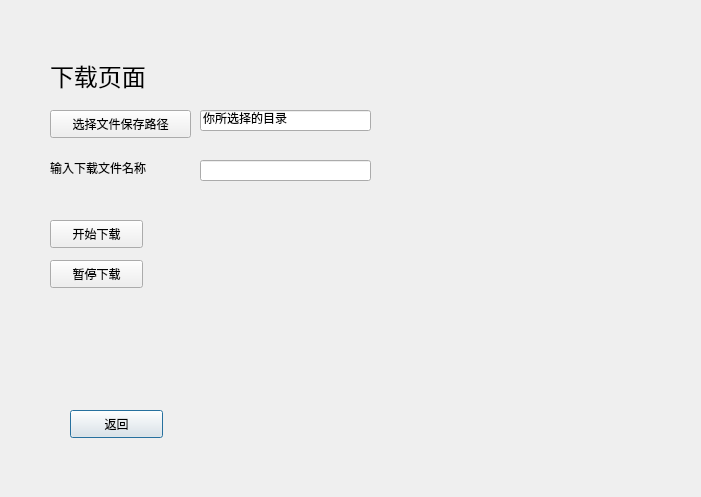
<?xml version="1.0" encoding="UTF-8"?>
<ui version="4.0">
 <class>Dialogdownload</class>
 <widget class="QDialog" name="Dialogdownload">
  <property name="geometry">
   <rect>
    <x>0</x>
    <y>0</y>
    <width>701</width>
    <height>497</height>
   </rect>
  </property>
  <property name="windowTitle">
   <string>Dialog</string>
  </property>
  <widget class="QPushButton" name="pushButton">
   <property name="geometry">
    <rect>
     <x>70</x>
     <y>410</y>
     <width>93</width>
     <height>28</height>
    </rect>
   </property>
   <property name="text">
    <string>返回</string>
   </property>
  </widget>
  <widget class="QLabel" name="label">
   <property name="geometry">
    <rect>
     <x>50</x>
     <y>50</y>
     <width>121</width>
     <height>51</height>
    </rect>
   </property>
   <property name="font">
    <font>
     <family>Arial</family>
     <pointsize>18</pointsize>
    </font>
   </property>
   <property name="text">
    <string>下载页面</string>
   </property>
  </widget>
  <widget class="QPushButton" name="stfileButton">
   <property name="geometry">
    <rect>
     <x>50</x>
     <y>110</y>
     <width>141</width>
     <height>28</height>
    </rect>
   </property>
   <property name="text">
    <string>选择文件保存路径</string>
   </property>
  </widget>
  <widget class="QLineEdit" name="stfileLine">
   <property name="geometry">
    <rect>
     <x>200</x>
     <y>110</y>
     <width>171</width>
     <height>21</height>
    </rect>
   </property>
   <property name="text">
    <string>你所选择的目录</string>
   </property>
  </widget>
  <widget class="QLabel" name="label_2">
   <property name="geometry">
    <rect>
     <x>50</x>
     <y>160</y>
     <width>141</width>
     <height>16</height>
    </rect>
   </property>
   <property name="text">
    <string>输入下载文件名称</string>
   </property>
  </widget>
  <widget class="QLineEdit" name="downloadfileLine">
   <property name="geometry">
    <rect>
     <x>200</x>
     <y>160</y>
     <width>171</width>
     <height>21</height>
    </rect>
   </property>
  </widget>
  <widget class="QPushButton" name="downloadstartButton">
   <property name="geometry">
    <rect>
     <x>50</x>
     <y>220</y>
     <width>93</width>
     <height>28</height>
    </rect>
   </property>
   <property name="text">
    <string>开始下载</string>
   </property>
  </widget>
  <widget class="QPushButton" name="downloadstopButton">
   <property name="geometry">
    <rect>
     <x>50</x>
     <y>260</y>
     <width>93</width>
     <height>28</height>
    </rect>
   </property>
   <property name="text">
    <string>暂停下载</string>
   </property>
  </widget>
 </widget>
 <resources/>
 <connections/>
</ui>
